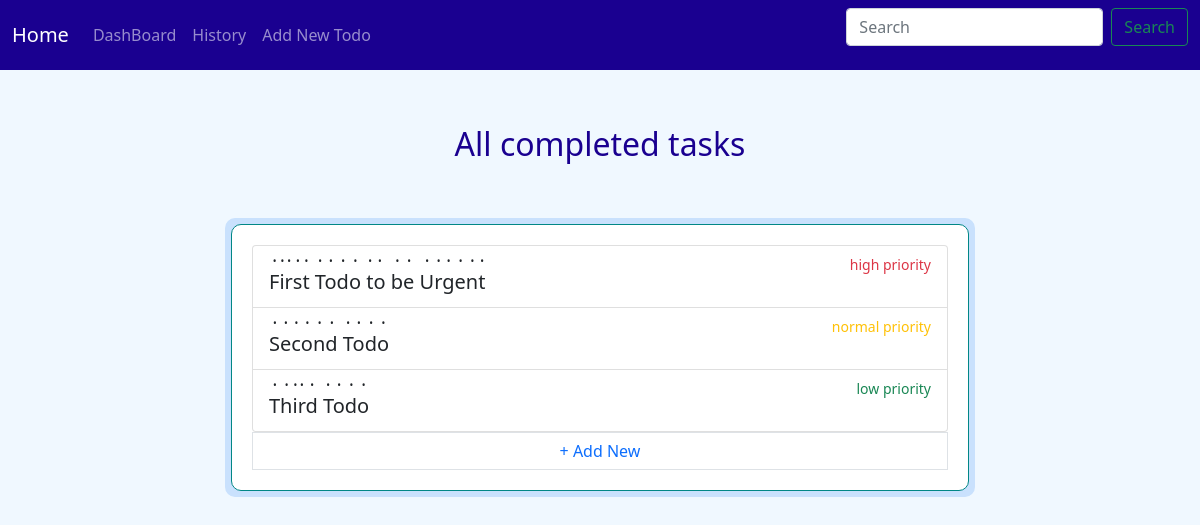
Page /history/ on the earlier database version.
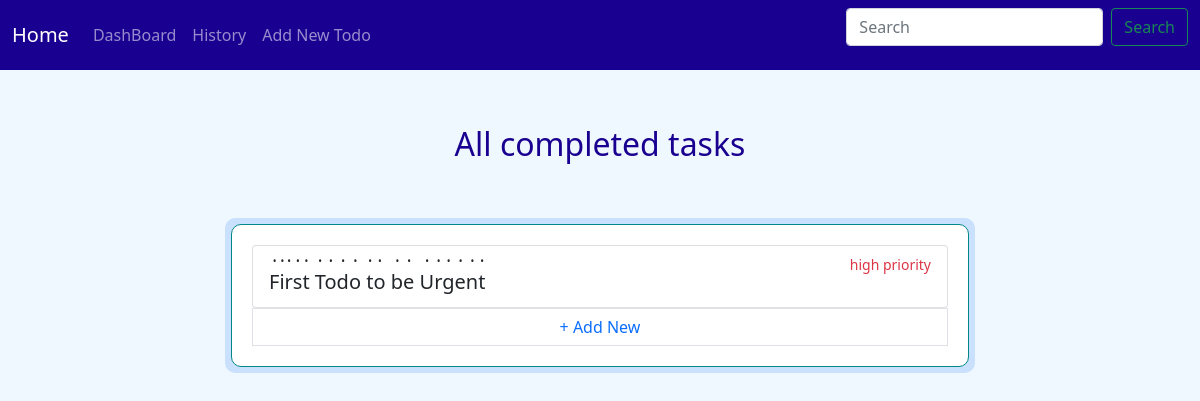
Same page on the later database version.
### todo_app/todos/models/todo.py (models this page shows, shortened)
class Todo(models.Model):
    title = models.CharField(
        max_length=30,
    )
    state = models.BooleanField(
        default=False,
    )
    description = models.TextField(
        null=True,
        blank=True,  # can save in admin with blank field / not required
    )
    due_date = models.DateField(
        default=timezone.now,
    )
    priority = models.ForeignKey(Priority, on_delete=models.CASCADE, null=True)
    category = models.ForeignKey(Category, on_delete=models.CASCADE, null=True)

### todo_app/todos/views.py (the view)
# urls.py: path('history/', history_page),
def history_page(request):
    todos = Todo.objects.filter(state=True)
    todos.order_by('due_date')
    context = {
        'todos': todos,
    }
    return render(request, 'history.html', context)

### templates/history.html
{% extends 'base.html' %}
{% block content %}
    <h2>All completed tasks</h2>
    <div class="container" style="max-width: 750px">
        <div class="todo">
            {% if todos %}
                <div class="list-group">
                    {% for todo in todos %}
                        <a href="/details/{{ todo.id }}" class="list-group-item list-group-item-action">
                            <div class="row row-cols-2">
                                <div class="col-xs-1 d-flex justify-content-start">
                                    <h5 class="mb-1" style="text-emphasis-style: filled">{{ todo.title }}</h5>
                                </div>
                                <div class="col-xs-2 d-flex justify-content-end">
                                    {% if todo.priority.name == "High" %}
                                        <small class="text-danger">high priority</small>
                                    {% elif todo.priority.name == "Normal" %}
                                        <small class="text-warning">normal priority</small>
                                    {% else %}
                                        <small class="text-success">low priority</small>
                                    {% endif %}
                                </div>
                            </div>
                        </a>
                    {% endfor %}
                </div>
            {% else %}
                <h2>Nothing for today</h2>
            {% endif %}
            <a class="page-link" href="/add-todo/"> + Add New</a>
        </div>
    </div>
{% endblock %}

Differences in the rows shown:
removed Todo: title "Second Todo", shows "normal priority"
removed Todo: title "Third Todo", shows "low priority"
